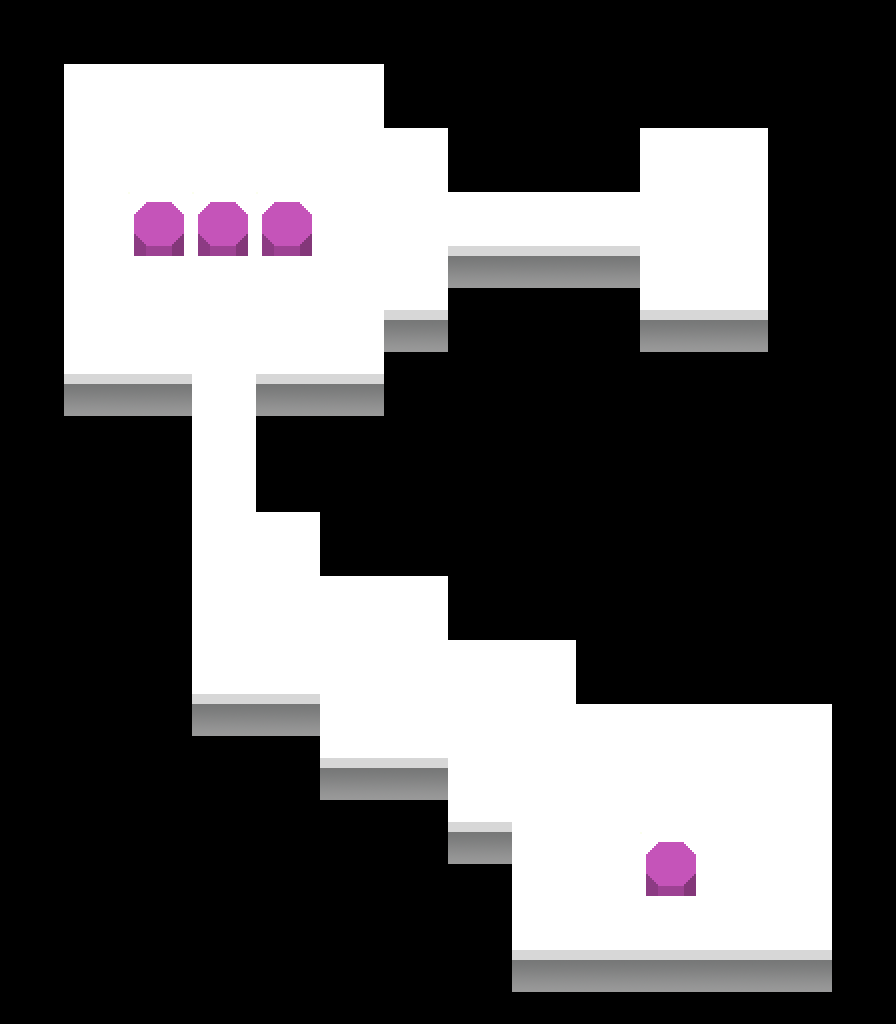

The image is a tile-based game level rendered from a .tmx file. Its description and source (layers, tilesets, objects; grid data summarised) follow:
An orthogonal 14x16 tile map with 64x64 px tiles, 3 tile layers (Ground, Background, Pushable), 2 tilesets and 20 objects (7x Trigger, 7x ToggleBlock, 4x Hole, StartPosition, Goal).

<map version="1.0" orientation="orthogonal" width="14" height="16" tilewidth="64" tileheight="64">
 <tileset firstgid="1" name="tileset" tilewidth="64" tileheight="64">
  <image source="images/tileset.png" width="256" height="128" />
 </tileset>
 <tileset firstgid="9" name="tileset2" tilewidth="64" tileheight="64">
  <image source="images/tileset2.png" width="320" height="128" />
 </tileset>
 <layer name="Ground" width="14" height="16">
  <data>[224 cells, 75 non-empty, 2 distinct tile ids]</data>
 </layer>
 <layer name="Background" width="14" height="16">
  <data>[224 cells, 20 non-empty, 1 distinct tile ids]</data>
 </layer>
 <layer name="Pushable" width="14" height="16">
  <data>[224 cells, 4 non-empty, 1 distinct tile ids]</data>
 </layer>
 <objectgroup name="Start" width="14" height="16">
  <object name="StartPosition" type="StartPosition" x="640" y="896" width="64" height="64" />
 </objectgroup>
 <objectgroup name="Goal" width="14" height="16">
  <object name="Goal" x="704" y="192" width="64" height="64" />
 </objectgroup>
 <objectgroup name="Triggers" width="14" height="16">
  <object name="Trigger1" type="Trigger" gid="9" x="448" y="832" width="64" height="64">
   <properties>
    <property name="triggerId" value="dark1" />
   </properties>
  </object>
  <object name="Trigger2" type="Trigger" gid="9" x="192" y="704" width="64" height="64">
   <properties>
    <property name="triggerId" value="dark2" />
   </properties>
  </object>
  <object name="Trigger3" type="Trigger" gid="9" x="192" y="320" width="64" height="64">
   <properties>
    <property name="triggerId" value="dark3" />
   </properties>
  </object>
  <object name="Trigger4" type="Trigger" gid="9" x="128" y="192" width="64" height="64">
   <properties>
    <property name="triggerId" value="dark4" />
   </properties>
  </object>
  <object name="Trigger5" type="Trigger" gid="9" x="256" y="192" width="64" height="64">
   <properties>
    <property name="triggerId" value="dark5" />
   </properties>
  </object>
  <object name="Trigger6" type="Trigger" gid="9" x="512" y="832" width="64" height="64">
   <properties>
    <property name="triggerId" value="dark1" />
   </properties>
  </object>
  <object name="Trigger7" type="Trigger" gid="9" x="256" y="704" width="64" height="64">
   <properties>
    <property name="triggerId" value="dark2" />
   </properties>
  </object>
 </objectgroup>
 <objectgroup name="Blocks" width="14" height="16">
  <object name="Block1" type="ToggleBlock" gid="12" x="320" y="768" width="64" height="64">
   <properties>
    <property name="triggerId" value="light1" />
   </properties>
  </object>
  <object name="Block2" type="ToggleBlock" gid="12" x="128" y="320" width="64" height="64">
   <properties>
    <property name="triggerId" value="light2" />
   </properties>
  </object>
  <object name="Block3" type="ToggleBlock" gid="12" x="256" y="320" width="64" height="64">
   <properties>
    <property name="triggerId" value="light3" />
   </properties>
  </object>
  <object name="Block4" type="ToggleBlock" gid="12" x="64" y="256" width="64" height="64">
   <properties>
    <property name="triggerId" value="light4" />
   </properties>
  </object>
  <object name="Block5" type="ToggleBlock" gid="12" x="192" y="192" width="64" height="64">
   <properties>
    <property name="triggerId" value="light5" />
   </properties>
  </object>
  <object name="Block6" type="ToggleBlock" gid="12" x="320" y="256" width="64" height="64">
   <properties>
    <property name="triggerId" value="light6" />
   </properties>
  </object>
  <object name="Block7" type="ToggleBlock" gid="12" x="384" y="768" width="64" height="64">
   <properties>
    <property name="triggerId" value="light1" />
   </properties>
  </object>
 </objectgroup>
 <objectgroup name="Holes" width="14" height="16">
  <object name="Hole1" type="Hole" gid="16" x="192" y="512" width="64" height="64" />
  <object name="Hole2" type="Hole" gid="16" x="448" y="256" width="64" height="64" />
  <object name="Hole3" type="Hole" gid="16" x="512" y="256" width="64" height="64" />
  <object name="Hole4" type="Hole" gid="16" x="576" y="256" width="64" height="64" />
 </objectgroup>
</map>
